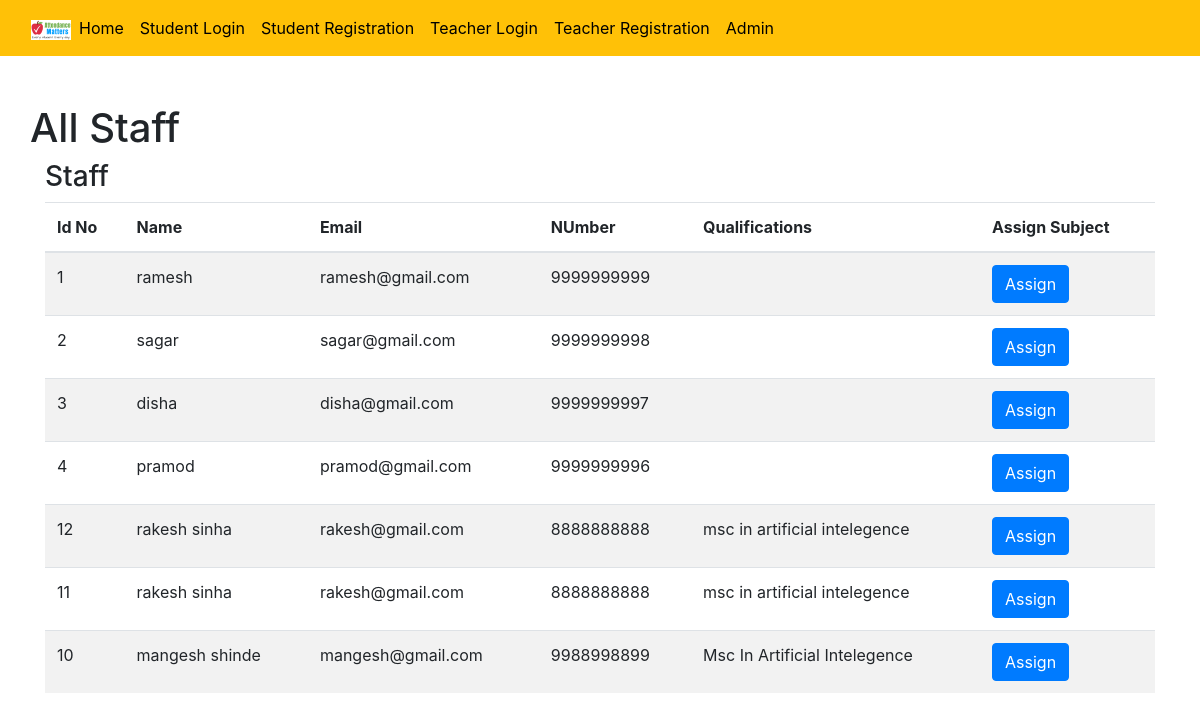
/attendance/attendance/assign.php, run on the app's committed database.
### tables this page shows
CREATE TABLE `faculty` (
  `uid` int(11) NOT NULL,
  `uname` varchar(255) NOT NULL,
  `password` varchar(255) NOT NULL,
  `email` varchar(255) NOT NULL,
  `number` bigint(20) NOT NULL,
  `qualifications` varchar(100) NOT NULL DEFAULT 'Msc IT',
  `status` tinyint(4) NOT NULL
);

### attendance/attendance/assign.php (the view, shortened to what this page needs)
<?php
	include 'config1.php';
?>
<?php include 'header.php';?>
<?php include 'nav.php';?>
<div class="container" style="margin-top: 20px;">
  <div class="row">
    <div class="col-md-14 col-lg-14">
			<h1 class="page-header">All Staff</h1>
		</div>
	</div>
	<div class="row">
		<div class="col-md-12 col-lg-12">
			<div class="panel panel-primary">
				<div class="panel-heading">
					<h3 class="panel-title">Staff</h3>
				</div>
				<div class="panel-body">
					<table class="table table-striped table-hover">
					<thead>
						<tr>
							<th>Id No</th>
							<th>Name</th>
							<th>Email</th>
							<th>NUmber</th>
							<th>Qualifications</th>
							<th>Assign Subject</th>
						</tr>
					</thead>
					<tbody>
						<?php
							$outputData = '';
							$studentQuery = "SELECT * from faculty";
							$stmtStudent = $conn->prepare($studentQuery);
							$stmtStudent->execute();
							$resultStudent = $stmtStudent->fetchAll(PDO::FETCH_ASSOC);
							for($i = 0; $i<count($resultStudent); $i++) {
								$outputData .= "<tr>";
								$outputData .= "<td>" . $resultStudent[$i]['uid'] . "</td>";
								$outputData .= "<td>" . $resultStudent[$i]['uname'] . "</td>";
								$outputData .= "<td>" . $resultStudent[$i]['email'] . "</td>";
								$outputData .= "<td>" . $resultStudent[$i]['number'] . "</td>";
								$outputData .= "<td>" . $resultStudent[$i]['qualifications'] . "</td>";
								$outputData .= '<td><a href="assign_subject.php?uid='. $resultStudent[$i]['uid'] .'" class="btn btn-primary">Assign</a></td>';
								$outputData .= "</tr>";
							}
							print $outputData;
						?>
						</tbody>
					</table>
				</div>
			</div>
		</div>
	</div>
</div>

### data on the page
faculty: uid "1", uname "ramesh", email "ramesh@gmail.com", number "9999999999"
faculty: uid "2", uname "sagar", email "sagar@gmail.com", number "9999999998"
faculty: uid "3", uname "disha", email "disha@gmail.com", number "9999999997"
faculty: uid "4", uname "pramod", email "pramod@gmail.com", number "9999999996"
faculty: uid "12", uname "rakesh sinha", email "rakesh@gmail.com", number "8888888888", qualifications "msc in artificial intelegence"
faculty: uid "11", uname "rakesh sinha", email "rakesh@gmail.com", number "8888888888", qualifications "msc in artificial intelegence"
faculty: uid "10", uname "mangesh shinde", email "mangesh@gmail.com", number "9988998899", qualifications "Msc In Artificial Intelegence"
